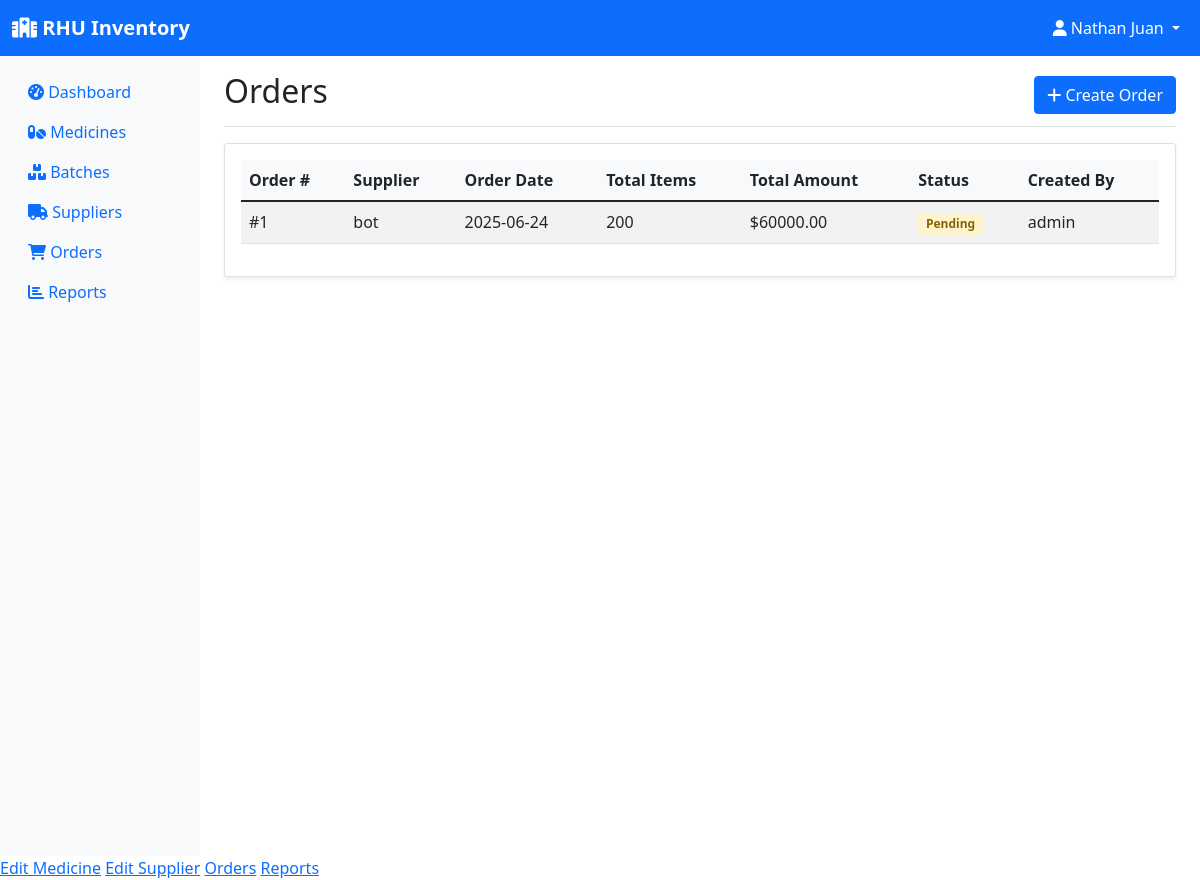
/orders (signed in), run on an earlier commit of the app's database.
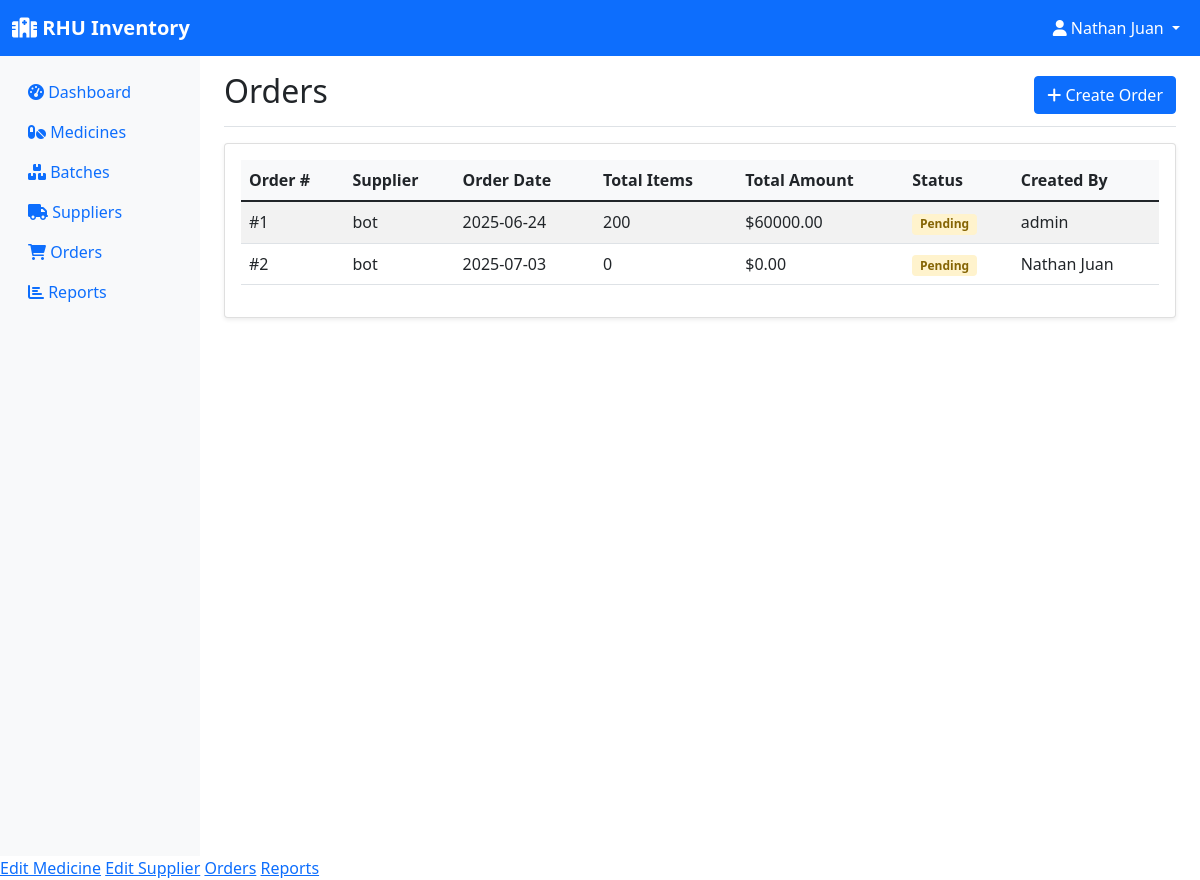
And on a later commit of the database.
### models.py (models this page shows, shortened)
class Order(db.Model):
    id = db.Column(db.Integer, primary_key=True)
    supplier_id = db.Column(db.Integer, db.ForeignKey('supplier.id'), nullable=False)
    order_date = db.Column(db.DateTime, default=datetime.utcnow)
    status = db.Column(db.String(20), default='pending')  # pending, delivered, cancelled
    created_by = db.Column(db.Integer, db.ForeignKey('user.id'), nullable=False)
    items = db.relationship('OrderItem', backref='order', lazy=True, cascade='all, delete-orphan')
    creator = db.relationship('User', backref='orders')
    @property
    def total_amount(self):
        return sum(item.total_price for item in self.items)
    @property
    def total_items(self):
        return sum(item.quantity for item in self.items)

class Supplier(db.Model):
    id = db.Column(db.Integer, primary_key=True)
    name = db.Column(db.String(100), nullable=False)
    contact_person = db.Column(db.String(100))
    phone = db.Column(db.String(20))
    email = db.Column(db.String(120))
    address = db.Column(db.String(200))
    created_at = db.Column(db.DateTime, default=datetime.utcnow)
    medicines = db.relationship('Medicine', backref='supplier', lazy=True)
    orders = db.relationship('Order', backref='supplier', lazy=True)

class OrderItem(db.Model):
    id = db.Column(db.Integer, primary_key=True)
    order_id = db.Column(db.Integer, db.ForeignKey('order.id'), nullable=False)
    medicine_id = db.Column(db.Integer, db.ForeignKey('medicine.id'), nullable=False)
    quantity = db.Column(db.Integer, nullable=False)
    unit_price = db.Column(db.Float)
    @property
    def total_price(self):
        return (self.unit_price or 0) * self.quantity

class User(UserMixin, db.Model):
    id = db.Column(db.Integer, primary_key=True)
    username = db.Column(db.String(150), unique=True, nullable=False)
    password = db.Column(db.String(256), nullable=False)
    role = db.Column(db.String(20), nullable=False, default='employee')  # pharmacist, manager, assistant
    email = db.Column(db.String(120), unique=True, nullable=False)
    created_at = db.Column(db.DateTime, default=datetime.utcnow)

### app.py (the view)
@app.route('/orders')
@login_required
def orders():
    orders = Order.query.all()
    return render_template('orders.html', orders=orders)

### app.py (called while the page is built)
@login_manager.user_loader
def load_user(user_id):
    return User.query.get(int(user_id))

### templates/orders.html (shortened to what this page needs)
{% extends "base.html" %}
{% block content %}
{% if current_user.is_authenticated and (current_user.role == 'admin' or current_user.role == 'sub-admin' or current_user.role == 'employee') %}
<div class="d-flex justify-content-between flex-wrap flex-md-nowrap align-items-center pt-3 pb-2 mb-3 border-bottom">
    <h1 class="h2">Orders</h1>
    <a href="{{ url_for('add_order') }}" class="btn btn-primary">
        <i class="fas fa-plus"></i> Create Order
    </a>
</div>
<div class="card">
    <div class="card-body">
        {% if orders %}
        <div class="table-responsive">
            <table class="table table-striped">
                <thead>
                    <tr>
                        <th>Order #</th>
                        <th>Supplier</th>
                        <th>Order Date</th>
                        <th>Total Items</th>
                        <th>Total Amount</th>
                        <th>Status</th>
                        <th>Created By</th>
                    </tr>
                </thead>
                <tbody>
                    {% for order in orders %}
                    <tr>
                        <td>#{{ order.id }}</td>
                        <td>{{ order.supplier.name }}</td>
                        <td>{{ order.order_date.strftime('%Y-%m-%d') }}</td>
                        <td>{{ order.total_items }}</td>
                        <td>${{ "%.2f"|format(order.total_amount) }}</td>
                        <td>
                            <span class="badge status-{{ order.status }}">
                                {{ order.status.title() }}
                            </span>
                        </td>
                        <td>{{ order.creator.username }}</td>
                    </tr>
                    {% endfor %}
                </tbody>
            </table>
        </div>
        {% else %}
        <div class="text-center py-4">
            <i class="fas fa-shopping-cart fa-3x text-muted mb-3"></i>
            <p class="text-muted">No orders found. <a href="{{ url_for('add_order') }}">Create your first order</a>.</p>
        </div>
        {% endif %}
    </div>
</div>
{% else %}
<div class="alert alert-danger mt-4">
    You do not have permission to access this page.
</div>
{% endif %}
{% endblock %}

What changed in the data, as far as the page shows it:
added Order: id "2", supplier.name "bot", order_date "2025-07-03", total_items "0", total_amount "0.00", status "Pending", creator.username "Nathan Juan"
